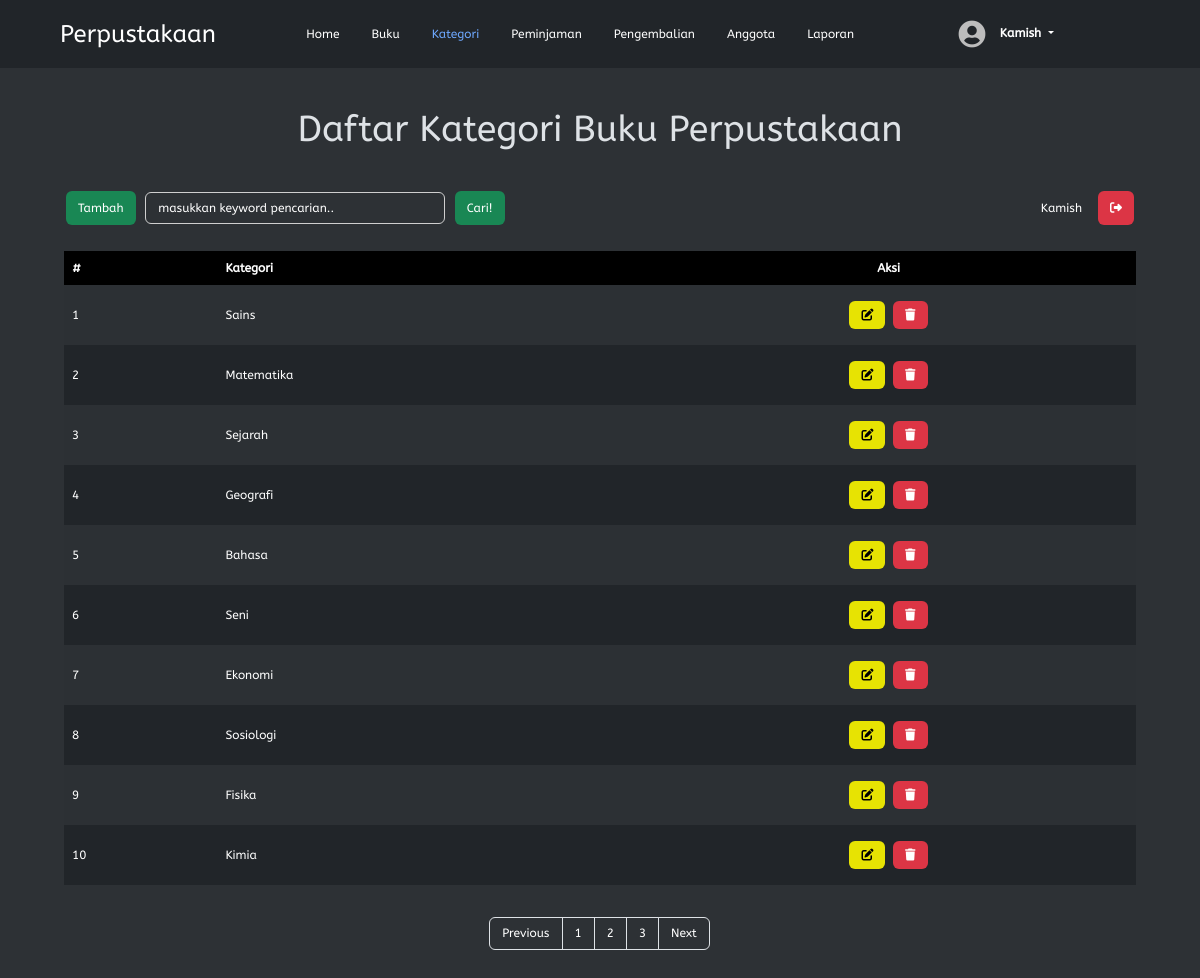
Screenshot of /php/kategori/kategori.php (signed in) with the database file from the repository.
### tables this page shows
CREATE TABLE `kategori` (
  `idkategori` int(11) NOT NULL,
  `kategori` varchar(128) DEFAULT NULL
);

### php/dbcontroller.php (called while the page is built, shortened)
<?php
class DBConnection {
	private $host = 'localhost';
	private $user = 'root';
	private $password = '';
	private $dbname = 'projek3_sukenmfauzan';
	public $conn;
	public function __construct() {
		$this->conn = mysqli_connect($this->host, $this->user, $this->password, $this->dbname);
	}
	public function getALL($sql)
	{
		$result = mysqli_query($this->conn, $sql);
		while ($row = mysqli_fetch_assoc($result)) {
			$data[] = $row;
		}
		if (!empty($data)) {
			return $data;
		}
	}
	public function rowCOUNT($sql)
	{
		$result = mysqli_query($this->conn, $sql);
		$count = mysqli_num_rows($result);
		return $count;
	}
}
?>

### php/kategori/kategori.php (the view, shortened to what this page needs)
<?php
require_once '../dbcontroller.php';
$db = new DBConnection();
$jumlahdataperhalaman = 10;
$totaldata = $db->rowCOUNT('SELECT * FROM kategori');
$jumlahhalaman = ceil($totaldata / $jumlahdataperhalaman);
if (isset($_GET['halaman'])) {
	$halamanberapa = $_GET['halaman'];
} else {
	$halamanberapa = 1;
}
$halaman = isset($_GET['halaman']) ? (int) $_GET['halaman'] : 1;
$awaldata = $jumlahdataperhalaman * $halamanberapa - $jumlahdataperhalaman;
$Previous = $halaman - 1;
$Next = $halaman + 1;
$halamanawal =
$halaman > 1 ? $halaman * $jumlahdataperhalaman - $jumlahdataperhalaman : 0;
$kategori = $db->getALL("SELECT * FROM kategori ORDER BY idkategori ASC LIMIT " . $awaldata . "," . $jumlahdataperhalaman);
?>
<!DOCTYPE html>
<html lang="en">
<head>
	<link rel="stylesheet" href="../../assets/style/style.css">
	<link rel="stylesheet" href="../../assets/bootstrap-5.3.0/css/bootstrap.min.css">
	<link rel="stylesheet" href="../../assets/fontawesome/css/all.min.css">
	<link rel="stylesheet" href="../../assets/fontawesome/css/fontawesome.min.css">
	<link rel="stylesheet" href="../../assets/fontawesome/css/solid.min.css">
	<link rel="stylesheet" href="../../node_modules/sweetalert2/dist/sweetalert2.min.css">
</head>
<body data-bs-theme="dark">
	<div class="container-fluid">
		<header class="d-flex flex-wrap align-items-center justify-content-center justify-content-around py-3 px-5">
			<a href="../home/index.php" class="d-flex align-items-center mb-3 mb-md-0 me-md-auto text-white text-decoration-none">
				<span class="fs-4">Perpustakaan</span>
			</a>
			<ul class="nav col-12 col-md-auto mb-2 justify-content-center mb-md-0">
				<li class="nav-item">
					<a href="../home/index.php" class="nav-link text-white" aria-current="page">
						Home
					</a>
				</li>
				<li>
					<a href="../buku/buku.php" class="nav-link text-white">
						Buku
					</a>
				</li>
				<?php if ($_SESSION['level'] == 'Admin') {
					echo '
					<li>
					<a href="../kategori/kategori.php" class="nav-link active">
					Kategori
					</a>
					</li>
					<li>
					<a href="../peminjaman/peminjaman.php" class="nav-link text-white">
					Peminjaman
					</a>
					</li>
					<li>
					<a href="../pengembalian/pengembalian.php" class="nav-link text-white">
					Pengembalian
					</a>
					</li>
					<li>
					<a href="../anggota/anggota.php" class="nav-link text-white">
					Anggota
					</a>
					</li>
					<li>
					<a href="../laporan/laporan.php" class="nav-link text-white">
					Laporan
					</a>
					</li>';
				}?>
			</ul>
			<div class="d-flex col-md-3 text-end align-items-center justify-content-center">
					<div class="dropdown text-end">
						<a href="#" class="text-white text-decoration-none dropdown-toggle" data-bs-toggle="dropdown" aria-expanded="false">
							<img src="../../assets/profil/default-profil.png" alt="" width="32" height="32" class="rounded-circle me-2">
							<strong><?= $_SESSION['username']; ?></strong>
						</a>
					</div>
				</div>
			</header>
		</div>
		<div class="content">
			<center><h1>Daftar Kategori Buku Perpustakaan</h1></center>
			<form action="" method="post">
				<a href="tambahKategori.php" class="tbl-cari">Tambah</a>
				<input type="text" name="keyword" id="keyword" size="40" autofocus placeholder="masukkan keyword pencarian.." autocomplete="off">
				<button type="submit" name="cari" class="tbl-cari">Cari!</button>
				<?php if (isset($_SESSION['username'])) { ?>
					<a href="../logout.php" class="tbl-hapus kiri-form" role="button" onclick="return confirm('Yakin?');" title="Logout"><i class="fa-sharp fa-solid fa-right-from-bracket"></i></a>
					<div class="username kiri-form">
						<?= $_SESSION['username'] ?>
					</div>
				<?php } ?>
			</form>
			<br>
			<table border="0" cellpadding="10" cellspacing="0">
				<thead>
					<tr>
						<th>#</th>
						<th>Kategori</th>
						<th><center>Aksi</center></th>
					</tr>
				</thead>
				<?php $i = $halamanawal + 1;
				?>
				<?php foreach( $kategori as $data ) : ?>
					<tr>
						<td><?= $i; ?></td>
						<td><?= $data["kategori"]; ?></td>
						<td>
							<center>
								<a href="ubahKategori.php?id=<?= $data["idkategori"]; ?>"><i class="fa-sharp fa-solid fa-edit tbl-edit"></i></a>
								<a href="hapusKategori.php?id=<?= $data["idkategori"]; ?>" onclick="return confirm('yakin?');"><i class="fa-sharp fa-solid fa-trash tbl-hapus"></i></a>
							</center>
						</td>
					</tr>
					<?php $i++; ?>
				<?php endforeach; ?>
			</table>
			<div class="pagination-flex">
				<div class="pagination mt-4">
					<ul class="page-list">
						<li class="page-item">
							<a class="page-link" <?php if ($halaman > 1) {
								echo "href='?halaman=$Previous'";
							} ?>>Previous</a>
						</li>
						<?php for ($i = 1; $i <= $jumlahhalaman; $i++): ?>
							<li class="page-item"><a class="page-link" href="?halaman=<?= $i ?>"><?= $i ?></a></li>
						<?php endfor; ?>
						<li class="page-item">
							<a  class="page-link" <?php if (
								$halaman < $jumlahhalaman
							) {
								echo "href='?halaman=$Next'";
							} ?>>Next</a>
						</li>
					</ul>
				</div>
			</div>
		</div>
	</body>
	</html>

### assets/style/style.css (style rules this page uses)
* { box-sizing: border-box; font-family: 'AbeeZee', sans-serif; transition: all 0.5s ease; scroll-behavior: smooth; margin: 0; padding: 0; }
body { font-family: 'AbeeZee', sans-serif; background-color: #2e2e2e; font-size: 12px !important; max-width: 100%; height: 100%; color: #fff; }
.content { padding: 2rem 4rem; background-color: #2D3135; display: block; width: 100%; min-height: 100vh; }
table { width: 100%; color: #fff; margin-bottom: .5rem; border-collapse: unset !important ; border: none; }
table tr { border: 1px solid #000; }
table tr th { text-align: left; padding: 8px; height: 25px; }
table tr td { text-align: left; padding: 2px 8px 4px 8px; }
#keyword { background-color: #2D3135; color: #fff; border: 1px solid rgb(207, 207, 207); border-radius: 0.375rem; padding: 6px 12px 6px 12px; width: 300px; margin: 0px 4px 0px 4px; font-size: 12px; font-weight: normal; line-height: 1.5; transition: border-color .15s ease-in-out, box-shadow .15s ease-in-out; }
#keyword::placeholder { color: #fff; font-family: 'AbeeZee'; }
input[type="text"] { background-color: #2D3135; color: #fff; border: 1px solid rgb(207, 207, 207); border-radius: 0.375rem; padding: 6px 12px 6px 12px; width: 100%; margin: 0px 4px 10px 0px; font-size: 1rem; font-weight: normal; line-height: 1.5; transition: border-color .15s ease-in-out, box-shadow .15s ease-in-out; }
.tbl-cari { background-color: #198754; border: none; color: rgb(255, 255, 255); padding: 8px 12px; text-align: center; text-decoration: none; display: inline-block; margin: 8px 2px; cursor: pointer; border-radius: 0.375rem; }
.tbl-hapus { background-color: #dc3545; border: none; color: rgb(255, 255, 255); padding: 8px 12px; text-align: center; text-decoration: none; display: inline-block; margin: 8px 2px; cursor: pointer; border-radius: 0.375rem; }
.tbl-edit { background-color: #e7e303; border: none; color: rgb(0, 0, 0); padding: 8px 12px; text-align: center; text-decoration: none; display: inline-block; margin: 8px 2px; cursor: pointer; border-radius: 0.375rem; }
.pagination { display: inline-block; box-sizing: border-box; }
.page-item:first-child .page-link { margin-left: 0; border-top-left-radius: 0.25rem; border-bottom-left-radius: 0.25rem; box-sizing: border-box; }
.page-item:last-child .page-link { margin-left: 0; border-top-right-radius: 0.25rem; border-bottom-right-radius: 0.25rem; box-sizing: border-box; }
.pagination .page-list { display: flex; padding-left: 0; list-style: none; border-radius: 0.25rem; flex-direction: row; flex-wrap: nowrap; box-sizing: border-box; }
.pagination .page-list .page-link { position: relative; display: block; padding: 0.5rem 0.75rem; margin-left: -1px; line-height: 1.25; color: #ffffff; background-color:#2D3135; border: 1px solid #dee2e6; text-decoration: none; box-sizing: border-box; font-size: 12px; }
.pagination-flex { display: flex; flex-direction: row; flex-wrap: nowrap; justify-content: center; align-items: center; align-content: stretch; margin-bottom: 1.5rem; }

### php/kategori/kategori.php (style rules this page uses)
.username { border: none; color: rgb(255, 255, 255); padding: 8px 12px; text-align: center; text-decoration: none; display: inline-block; margin: 8px 2px; border-radius: 0.375rem; }
.kiri-form { float: right; }
table { border: none; }
table tr td { padding: .5rem; }
table thead tr th { background-color: #000; color: #fff; }
table tr:nth-child(even) { background-color: #212529; }
table tr:nth-child(odd) { background-color: #2c3034; }
h1 { font-size: 2.25rem; margin: .5rem 0 2rem 0; }

### rows the page displays
kategori: kategori "Sains"
kategori: kategori "Matematika"
kategori: kategori "Sejarah"
kategori: kategori "Geografi"
kategori: kategori "Bahasa"
kategori: kategori "Seni"
kategori: kategori "Ekonomi"
kategori: kategori "Sosiologi"
kategori: kategori "Fisika"
kategori: kategori "Kimia"

### other values shown
$_SESSION['username'] "Kamish"
